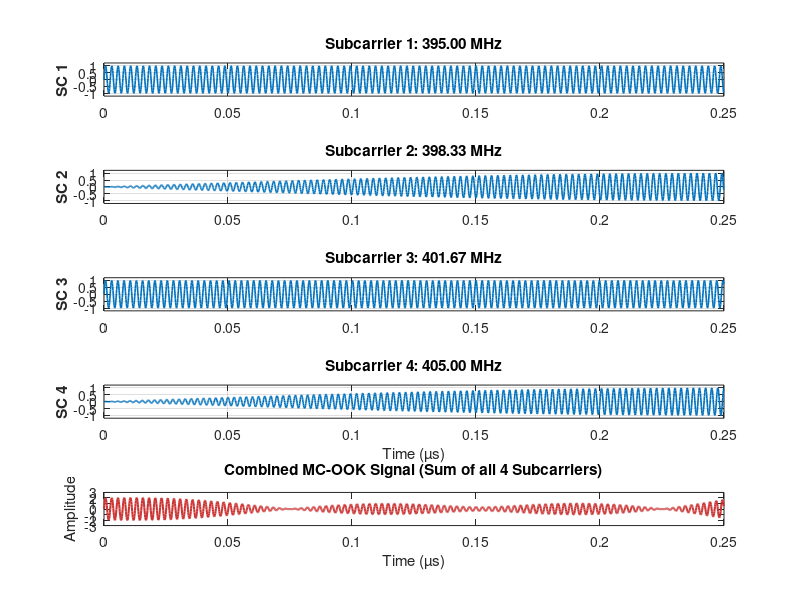
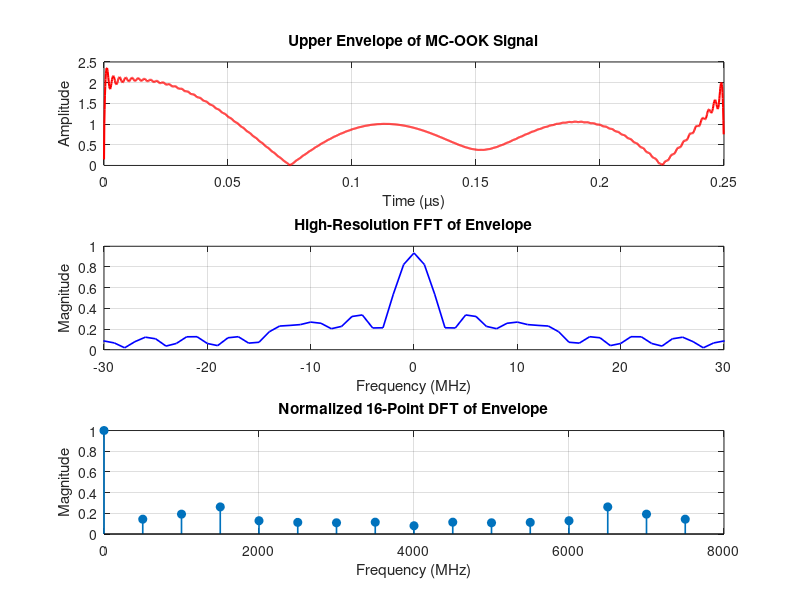

Here is the MATLAB script that generated these plots, in order:
% === Parameters ===
message = [1 0 1 0];
msg_length = length(message);
num_subcarriers = 4;
bits_per_subcarrier = msg_length / num_subcarriers;

% RF parameters
carrier_freq = 400e6; % Center frequency
BW = 10e6; % Bandwidth

% Coherent sampling parameters
cycles_per_bit = 100;
samples_per_cycle = 20;
Fs = carrier_freq * samples_per_cycle;
Ts = 1 / Fs;

% Calculate samples_per_bit based on desired cycles_per_bit
samples_per_bit = round(cycles_per_bit * (Fs / carrier_freq));
cycles_per_bit = samples_per_bit * (carrier_freq / Fs);

% Time for one full bit
t_bit = (0:samples_per_bit-1) * Ts;
total_samples = bits_per_subcarrier * samples_per_bit;
t = (0:total_samples-1) * Ts;

% Subcarrier frequencies
subcarrier_spacing = BW / (num_subcarriers - 1);
subcarriers = linspace(carrier_freq - BW/2, carrier_freq + BW/2, num_subcarriers);

% Split message into subcarrier rows
subcarrier_matrix = zeros(num_subcarriers, bits_per_subcarrier);
for i = 1:num_subcarriers
    start_idx = (i - 1) * bits_per_subcarrier + 1;
    end_idx = i * bits_per_subcarrier;
    subcarrier_matrix(i, :) = message(start_idx:end_idx);
end

% Generate OOK-modulated signals per subcarrier
signal_matrix = zeros(num_subcarriers, total_samples);

for k = 1:num_subcarriers
    bits = subcarrier_matrix(k, :);
    carrier_wave = sin(2 * pi * subcarriers(k) * t_bit);  % row vector
    check_edge_cases = sum(subcarrier_matrix);  % column-wise sum

    for bit_idx = 1:bits_per_subcarrier
        start_sample = (bit_idx-1) * samples_per_bit + 1;
        end_sample = bit_idx * samples_per_bit;
        
        if (bits(bit_idx) == 1) && (check_edge_cases(bit_idx) ~= 1)
            % Normal: assign carrier
            signal_matrix(k, start_sample:end_sample) = carrier_wave;
        else
            % Edge case
            edge_code = subcarrier_matrix(:, bit_idx);
            subcarrier_loc = find(edge_code == 1, 1);  % Ensure scalar
            mod_wave = sin(2 * pi * (subcarrier_loc * 1e6) * t_bit);  % Row vector
            signal_matrix(k, start_sample:end_sample) = carrier_wave .* mod_wave;
        end
    end
end

% Combine subcarriers
sig_MC_OOK = sum(signal_matrix, 1);

% === Plot individual subcarriers ===
figure;
for k = 1:num_subcarriers
    subplot(5, 1, k);
    plot(t * 1e6, signal_matrix(k, :), 'LineWidth', 1.2);
    ylabel(['SC ' num2str(k)], 'FontWeight', 'bold');
    title(['Subcarrier ' num2str(k) ': ' num2str(subcarriers(k)/1e6, '%.2f') ' MHz']);
    ylim([-1.2 1.2]);
    grid on;
    
    if k == num_subcarriers
        xlabel('Time (µs)');
    end
end

subplot(5, 1, 5);
plot(t * 1e6, sig_MC_OOK, 'LineWidth', 1.5, 'Color', [0.8, 0.2, 0.2]);
xlabel('Time (µs)');
ylabel('Amplitude');
title('Combined MC-OOK Signal (Sum of all 4 Subcarriers)', 'FontWeight', 'bold');

% === Envelope using Hilbert Transform ===
analytic_signal = hilbert(sig_MC_OOK);
amplitude_envelope = abs(analytic_signal);

% === High-Resolution FFT ===
N = length(amplitude_envelope);
dt = t(2) - t(1);
Fs_X = 1/dt;
padding_factor = 4;
N_fft = padding_factor * N;
X = fft(amplitude_envelope, N_fft);
X_shifted = fftshift(X);
f = (-N_fft / 2 : N_fft / 2 - 1) * (Fs_X / N_fft);
X_magnitude = abs(X_shifted) / N;

% === 16-point DFT (for on-chip implementation) ===
num_dft_points = 16;
sample_indices = round(linspace(1, length(amplitude_envelope), num_dft_points));
dft_input = amplitude_envelope(sample_indices);
DFT_16 = fft(dft_input, 16);
f_16 = (0:15) * (Fs / 16);  % Frequency in Hz

% === Second Figure: Envelope + FFT + 16-point DFT ===
figure;

% 1. Envelope
subplot(3, 1, 1);
plot(t * 1e6, amplitude_envelope, 'r-', 'LineWidth', 1.5);
xlabel('Time (µs)');
ylabel('Amplitude');
title('Upper Envelope of MC-OOK Signal');
grid on;

% 2. Ideal FFT
subplot(3, 1, 2);
plot(f / 1e6, X_magnitude, 'b', 'LineWidth', 1.2);
xlabel('Frequency (MHz)');
ylabel('Magnitude');
title('High-Resolution FFT of Envelope');
grid on;
xlim([-30 30]);

% 3. 16-Point DFT
subplot(3, 1, 3);
stem(f_16 / 1e6, abs(DFT_16)/max(abs(DFT_16)), 'filled', 'LineWidth', 1.2);
xlabel('Frequency (MHz)');
ylabel('Magnitude');
title('Normalized 16-Point DFT of Envelope');
grid on;
